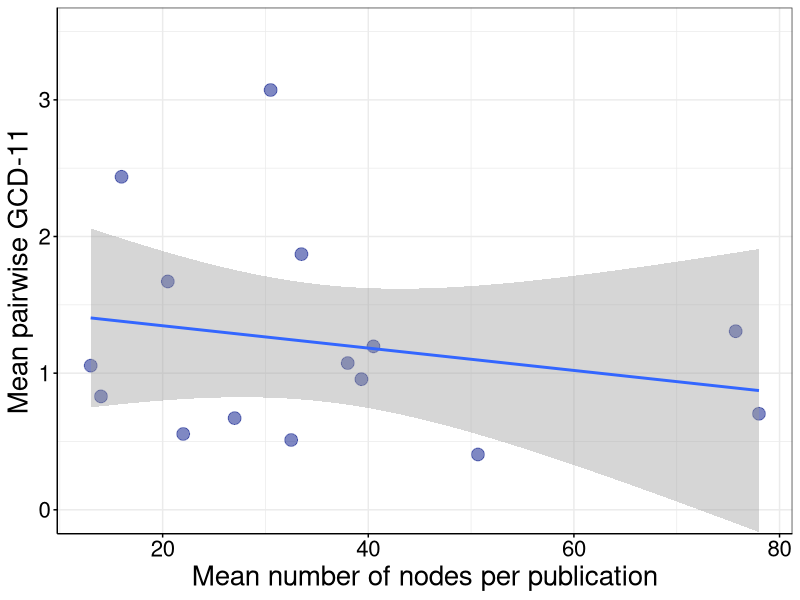
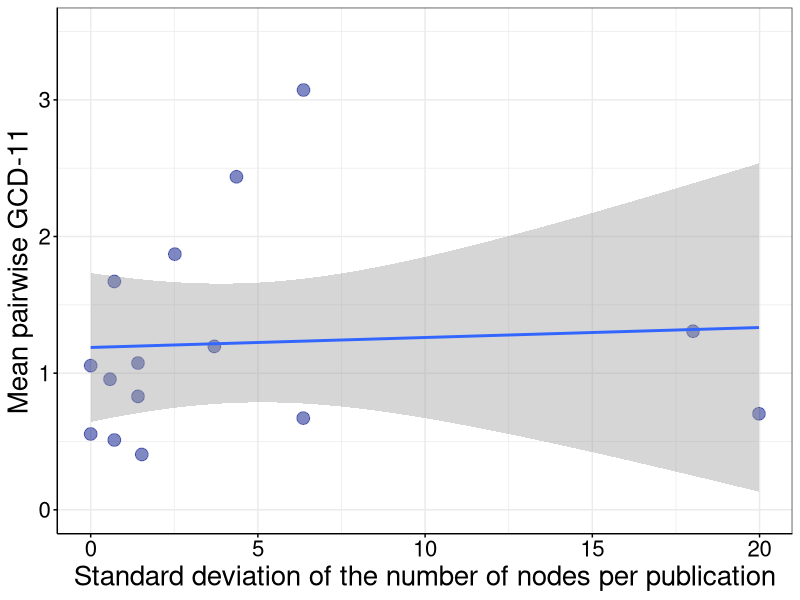
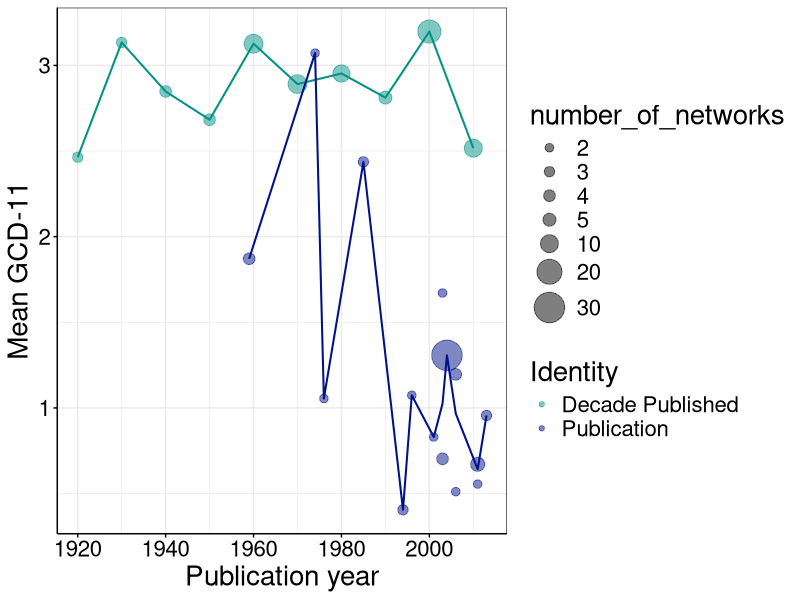

These figures' R source, in order: (Note: a time limit stopped this script after it produced the figures.)
########################################################
#
# For recreating the results of Brimacombe et al. (2023):
# On the nature of structure in open empirical food webs 
#
# This script takes both the pairwise GCD11 matrix 
# (gcd11.csv) between all networks and information about 
# each network (metaData.csv) and calculates the mean 
# pairwise GCD-11 between networks
#
########################################################

#clearning environment
rm(list = ls())

#loading necessary packages
library(ggplot2)
library(igraph)
library(dplyr)

#set working directory where gcd11.csv file is
setwd(".")

#reading in the pairwise DGCD-13 matrix
ecological <- as.matrix(read.csv("gcd11.csv",row.names = 1))

#the asscoiated metadata of all networks
metadata <- as.matrix(read.csv("metaData.csv"))
metadata <- as.data.frame(metadata)
metadata$author <- as.factor(metadata$author)
metadata$number_of_nodes <- as.numeric(metadata$number_of_nodes)
metadata$year_published <- as.numeric(metadata$year_published)
metadata$decade_published <- as.factor(metadata$decade_published)
metadata$Ecopath <- as.factor(metadata$Ecopath)


########################################################
##
##
##
##  Used to evaluate the mean pairwise GCD-11 between 
##  networks from the same publication grouping as
##  shown in parts of Table 2, Table S2
##
##
##
########################################################

#storage for mean pairwise GCD-11 between networks from the same publication grouping
each_average_distance <- matrix(,nrow=(length(levels(metadata$author))),ncol=3)
colnames(each_average_distance) <- c("network_number","mean_distance","number_of_networks")

#the different publication groupings
for (i in 1:nrow(each_average_distance)) {
  
  each_average_distance[i,1] <- levels(metadata$author)[i]
  
}

#looping through the pairwise GCD-11 matrix to find 
#networks associated with specific publication groupings
for (i in 1:nrow(each_average_distance)) {
  
  #list of rows and columns to delete which are not of the 
  #publication grouping of interest right now
  rows_columns_delete <- c()
  
  for (j in 1:ncol(ecological)) {
    
    network_name <- row.names(ecological)[j]
    
    found = FALSE
    rowNumber = 1
    
    #looping to find what number the network is
    while (found != TRUE) {
      
      rowOfInterest <- as.data.frame(metadata[rowNumber,])
      
      #if the row name in the matrix is the network we are looking for
      if (as.character(rowOfInterest$name) == network_name) {
        
        #if the row is not a publication network we want, we will need 
        #to delete it (here, we just keep the location of this network
        #in the pairwise GCD-11 matrix)
        if (rowOfInterest$author != each_average_distance[i,1]) {
          
          rows_columns_delete <- c(rows_columns_delete,j)
          
        }
        
        found = TRUE
        
        #otherwise we have not found the network in the metadata list
      } else {
        
        rowNumber = rowNumber + 1
        
      }
      
    }
    
  }
  
  #deleting networks that are not the publication grouping of interest now
  #(pairwise GCD-11 matrix is symmetric so we can delete the same 
  #rows and columns)
  ecological_intermediate <- ecological[-rows_columns_delete,-rows_columns_delete]
  
  #mean pairwise GCD-11 between specific publication networks
  each_average_distance[i,2] <- round(mean(ecological_intermediate[lower.tri(ecological_intermediate)]),3)
  
  #number of networks that are of the specific publication grouping of interest
  each_average_distance[i,3] <- ncol(ecological_intermediate)
  
}

#mean pairwise GCD-11 (in Table S2)
each_average_distance <- as.data.frame(each_average_distance)
each_average_distance$mean_distance <- as.numeric(each_average_distance$mean_distance)
each_average_distance$number_of_networks <- as.numeric(each_average_distance$number_of_networks)
each_average_distance

#weighted mean pairwise GCD-11 of networks from the same publication (in Table 2)
webs_from_pubs_with_multiple_networks <- each_average_distance[!(each_average_distance$network_number=="One_network_per_publication"),]
round(weighted.mean(webs_from_pubs_with_multiple_networks$mean_distance,webs_from_pubs_with_multiple_networks$number_of_networks),3)

#mean pairwise GCD-11 of networks from publications that only produced a single network (in Table 2)
webs_from_pubs_with_single_network <- each_average_distance[each_average_distance$network_number=="One_network_per_publication",]
webs_from_pubs_with_single_network

########################################################
##
##
##
##  Used to evaluate the mean pairwise GCD-11 as a
##  function of the mean number of nodes per network
##  and standard deviation in the number of nodes per
##  network for publications that provided multiple
##  networks (in Figure S1)
##
##
##
########################################################

#storage for the mean number of nodes in networks from the same publication
#and the standard deviation in the number of nodes from the same publication
storage_for_mean_and_sd_network_size <- matrix(,nrow(each_average_distance),3)
colnames(storage_for_mean_and_sd_network_size) <- c("network_number","mean_number_of_nodes","sd_number_of_nodes")

#obtaining the mean number of nodes in networks from the same publication
#and the standard deviation in the number of nodes from the same publication
for (i in 1:nrow(each_average_distance)) {
  
  storage_for_mean_and_sd_network_size[i,1] <- levels(metadata$author)[i]
  intermediate <- metadata[metadata$author==levels(metadata$author)[i],]
  storage_for_mean_and_sd_network_size[i,2] <- round(mean(intermediate$number_of_nodes),3)
  storage_for_mean_and_sd_network_size[i,3] <- round(sd(intermediate$number_of_nodes),3)
  
}

#merging information about the mean pairwise GCD-11 between networks from the same publication
#and their respective mean number of nodes and standard devation in the number of nodes
for_regression <- merge(each_average_distance,storage_for_mean_and_sd_network_size,by="network_number")
for_regression <- for_regression[!(for_regression$network_number=="One_network_per_publication"),]
for_regression$mean_distance <- as.numeric(for_regression$mean_distance)
for_regression$mean_number_of_nodes <- as.numeric(for_regression$mean_number_of_nodes)
for_regression$sd_number_of_nodes <- as.numeric(for_regression$sd_number_of_nodes)
for_regression <- droplevels(for_regression)


summary(lm(for_regression$mean_distance~for_regression$mean_number_of_nodes))

ggplot(data=for_regression,aes(x=mean_number_of_nodes,y=mean_distance)) +
  geom_point(alpha = 0.5, color=c("#011288"), size=4) +
  coord_cartesian(ylim = c(0, 3.5)) +
  theme_bw() +
  xlab("Mean number of nodes per publication") +
  ylab("Mean pairwise GCD-11") +
  theme(axis.line = element_line(colour = "black"),
        axis.title.x = element_text(size=20, colour ="black"),
        axis.title.y = element_text(size=20, colour ="black"),
        text = element_text(size = 20,color="black"),
        axis.text.x = element_text(color="black"),
        axis.ticks = element_line(color = "black"),
        axis.text.y = element_text(color="black")) +
  geom_smooth(method='lm', formula= y~x)

summary(lm(for_regression$mean_distance~for_regression$sd_number_of_nodes))

ggplot(data=for_regression,aes(x=sd_number_of_nodes,y=mean_distance)) +
  geom_point(alpha = 0.5, color=c("#011288"), size=4) +
  coord_cartesian(ylim = c(0, 3.5)) +
  theme_bw() +
  xlab("Standard deviation of the number of nodes per publication") +
  ylab("Mean pairwise GCD-11") +
  theme(axis.line = element_line(colour = "black"),
        axis.title.x = element_text(size=20, colour ="black"),
        axis.title.y = element_text(size=20, colour ="black"),
        text = element_text(size = 20,color="black"),
        axis.text.x = element_text(color="black"),
        axis.ticks = element_line(color = "black"),
        axis.text.y = element_text(color="black")) +
  geom_smooth(method='lm', formula= y~x)

########################################################
##
##
##
##  Used to evaluate the mean pairwise GCD-11 between
##  networks from publications that produced multiple
##  networks, before 1990 and after 1990 (Figure 4 and
##  parts of Table 2)
##
##
##
########################################################

#only for networks that are sourced from publications that each produced only
#a single network 
metadata_one_network_per_publication <- metadata[complete.cases(metadata),] 

#storage for mean pairwise GCD-11 between networks sourced from publications
#that each provided only a single network, and binned by decade of publication
each_average_distance <- matrix(,nrow=(length(levels(metadata_one_network_per_publication$decade_published))),ncol=4)
colnames(each_average_distance) <- c("publication_year","mean_distance","number_of_networks","Identity")

for (i in 1:nrow(each_average_distance)) {
  
  each_average_distance[i,1] <- levels(metadata_one_network_per_publication$decade_published)[i]
  
}

#looping through the pairwise GCD-11 matrix for networks sourced from
#publications that each provided only a single network, and binned by 
#specific decade of publication
for (i in 1:nrow(each_average_distance)) {
  
  #list of rows and columns to delete which are not of the 
  #decade of interest
  rows_columns_delete <- c()
  
  for (j in 1:ncol(ecological)) {
    
    network_name <- row.names(ecological)[j]
    
    found = FALSE
    rowNumber = 1
    
    #looping to find what number the network is
    while (found != TRUE) {
      
      rowOfInterest <- as.data.frame(metadata_one_network_per_publication[rowNumber,])
      
      #if the row name in the matrix is the network we are looking for
      if (as.character(rowOfInterest$name) == network_name) {
        
        #if the row is not a decade we are interested in, we will need 
        #to delete it (here, we just keep the location of this network
        #in the pairwise GCD-11 matrix)
        if (rowOfInterest$decade_published != each_average_distance[i,1]) {
          
          rows_columns_delete <- c(rows_columns_delete,j)
          
        }
        
        found = TRUE
        
        #otherwise we have not found the network in the metadata list
      } else {
        
        rowNumber = rowNumber + 1
        
      }
      
      #if network not in metadata, we do not want it
      if (rowNumber > nrow(metadata_one_network_per_publication)) {
        
        rows_columns_delete <- c(rows_columns_delete,j)
        
        found = TRUE
        
      }
      
    }
    
  }
  
  #deleting networks that are not the decade of interest now
  #(pairwise GCD-11 matrix is symmetric so we can delete the same 
  #rows and columns)
  ecological_intermediate <- ecological[-rows_columns_delete,-rows_columns_delete]
  
  #mean pairwise GCD-11 between specific decade
  each_average_distance[i,2] <- round(mean(ecological_intermediate[lower.tri(ecological_intermediate)]),3)
  
  #number of networks of the specific decade
  each_average_distance[i,3] <- ncol(ecological_intermediate)
  
  #identifier
  each_average_distance[i,4] <- "Decade Published"
  
}

each_average_distance <- as.data.frame(each_average_distance)
each_average_distance$number_of_networks <- as.numeric(each_average_distance$number_of_networks)
each_average_distance$publication_year <- as.numeric(each_average_distance$publication_year)
each_average_distance$mean_distance <- as.numeric(each_average_distance$mean_distance)


##
##  Same as above but for the mean GCD-11 between networks from publications
##  that provided multiple networks
##

#storage for mean GCD-11 between networks from the same publication
each_average_distance_for_publication <- matrix(,nrow=(length(levels(metadata$author))),ncol=5)
colnames(each_average_distance_for_publication) <- c("publication_name","publication_year","mean_distance","number_of_networks","Identity")

#obtaining information about all publications that provided multiple networks
for (i in 1:nrow(each_average_distance_for_publication)) {
  
  each_average_distance_for_publication[i,1] <- levels(metadata$author)[i]
  each_average_distance_for_publication[i,2] <- metadata[which(metadata$author==levels(metadata$author)[i])[1],]$year_published
  each_average_distance_for_publication[i,5] <- "Publication"
  
}

each_average_distance_for_publication <- as.data.frame(each_average_distance_for_publication)
each_average_distance_for_publication <- each_average_distance_for_publication[!(each_average_distance_for_publication$publication_name=="One_network_per_publication"),]

#looping through the pairwise GCD-11 matrix to find networks 
#associated with specific publications that provided multiple
#networks
for (i in 1:nrow(each_average_distance_for_publication)) {
  
  #list of rows and columns to delete which are not of the 
  #publication grouping of interest right now
  rows_columns_delete <- c()
  
  for (j in 1:ncol(ecological)) {
    
    network_name <- row.names(ecological)[j]
    
    found = FALSE
    rowNumber = 1
    
    #looping to find what number the network is
    while (found != TRUE) {
      
      rowOfInterest <- as.data.frame(metadata[rowNumber,])
      
      #if the row name in the matrix is the network we are looking for
      if (as.character(rowOfInterest$name) == network_name) {
        
        #if the row is not network we want, we will need 
        #to delete it (here, we just keep the location of this network
        #in the pairwise GCD-11 matrix)
        if (rowOfInterest$author != each_average_distance_for_publication[i,1]) {
          
          rows_columns_delete <- c(rows_columns_delete,j)
          
        }
        
        found = TRUE
        
        #otherwise we have not found the network in the metadata list
      } else {
        
        rowNumber = rowNumber + 1
        
      }
      
    }
    
  }
  
  #deleting networks that are not the publication grouping of interest now
  #(pairwise GCD-11 matrix is symmetric so we can delete the same 
  #rows and columns)
  ecological_intermediate <- ecological[-rows_columns_delete,-rows_columns_delete]
  
  #mean pairwise GCD-11 between specific publication's networks
  each_average_distance_for_publication[i,3] <- round(mean(ecological_intermediate[lower.tri(ecological_intermediate)]),3)
  
  #number of networks that are of the specific publication grouping of interest
  each_average_distance_for_publication[i,4] <- ncol(ecological_intermediate)
  
}

each_average_distance_for_publication <- as.data.frame(each_average_distance_for_publication)
each_average_distance_for_publication$mean_distance <- as.numeric(each_average_distance_for_publication$mean_distance)
each_average_distance_for_publication$publication_year <- as.numeric(each_average_distance_for_publication$publication_year)
each_average_distance_for_publication$number_of_networks <- as.numeric(each_average_distance_for_publication$number_of_networks)

#data needed for plotting
data_for_plotting <- rbind(each_average_distance_for_publication[,2:5],each_average_distance)

#need to weight interpolation that is to be used in the ploot for 2003, 2006, 2011
new_for_interpolation <- matrix(,nrow=length(unique(each_average_distance_for_publication$publication_year)),ncol=2)
colnames(new_for_interpolation) <- c("year","weighted_average")

for (i in 1:length(unique(each_average_distance_for_publication$publication_year))) {
  
  new_for_interpolation[i,1] <- unique(each_average_distance_for_publication$publication_year)[i]
  
  #for year 2006
  if (unique(each_average_distance_for_publication$publication_year)[i] == 2006) {
    
    weighted_average_intermediate <- each_average_distance_for_publication[each_average_distance_for_publication$publication_year==2006,]
    new_for_interpolation[i,2] <- weighted.mean(weighted_average_intermediate$mean_distance,weighted_average_intermediate$number_of_networks)
    
  #for year 2003
  } else if (unique(each_average_distance_for_publication$publication_year)[i] == 2003) {
    
    weighted_average_intermediate <- each_average_distance_for_publication[each_average_distance_for_publication$publication_year==2003,]
    new_for_interpolation[i,2] <- weighted.mean(weighted_average_intermediate$mean_distance,weighted_average_intermediate$number_of_networks)
    
  #for year 2011
  } else if (unique(each_average_distance_for_publication$publication_year)[i] == 2011) {
    
    weighted_average_intermediate <- each_average_distance_for_publication[each_average_distance_for_publication$publication_year==2011,]
    new_for_interpolation[i,2] <- weighted.mean(weighted_average_intermediate$mean_distance,weighted_average_intermediate$number_of_networks)
  
  #otherwise no need to interpolate year
  } else {
    
    new_for_interpolation[i,2] <- each_average_distance_for_publication[each_average_distance_for_publication$publication_year==new_for_interpolation[i,1],]$mean_distance
    
  }
  
  
}

new_for_interpolation <- as.data.frame(new_for_interpolation)


#Figure 4 in the manuscript
ggplot(data=data_for_plotting,aes(x=publication_year,y=mean_distance,color=Identity,size=number_of_networks)) +
  geom_point(alpha = 0.5) +
  scale_color_manual(values=c("#029386", "#011288")) +
  scale_fill_manual(values=c("black", "black")) + 
  scale_size_continuous(range=c(0,10),limits=c(0,30),breaks=c(2,3,4,5,10,20,30)) +
  geom_line(data=each_average_distance,aes(x=publication_year,y=mean_distance),color="#029386",size=0.7) +
  geom_line(data=new_for_interpolation,aes(x=year,y=weighted_average),color="#011288",size=0.7) + 
  theme_bw() +
  xlab("Publication year") +
  ylab("Mean GCD-11") +
  theme(axis.line = element_line(colour = "black"),
        axis.title.x = element_text(size=20, colour ="black"),
        axis.title.y = element_text(size=20, colour ="black"),
        text = element_text(size = 20,color="black"),
        axis.text.x = element_text(color="black"),
        axis.ticks = element_line(color = "black"),
        axis.text.y = element_text(color="black"))

#weighted mean of mean pairwise GCD-11 from publications before 1990 (parts of Table 2)
each_average_distance_for_publication_before_1990 <- each_average_distance_for_publication[each_average_distance_for_publication$publication_year<1990,]
round(weighted.mean(each_average_distance_for_publication_before_1990$mean_distance,each_average_distance_for_publication_before_1990$number_of_networks),3)

#weighted mean of mean pairwise GCD-11 from publications after 1990 (parts of Table 2)
each_average_distance_for_publication_after_1990 <- each_average_distance_for_publication[each_average_distance_for_publication$publication_year>1990,]
round(weighted.mean(each_average_distance_for_publication_after_1990$mean_distance,each_average_distance_for_publication_after_1990$number_of_networks),3)

########################################################
##
##
##
##  Used to evaluate the mean pairwise GCD-11 between
##  networks from the same ecological system (Parts
##  of Table 1)
##
##
########################################################

#storage for mean pairwise GCD-11 between networks from the same ecosystem
each_average_distance <- matrix(,nrow=(length(levels(as.factor(metadata$Primary_type)))),ncol=3)
colnames(each_average_distance) <- c("Ecosystem_type","mean_distance","number_of_networks")

for (i in 1:nrow(each_average_distance)) {
  
  each_average_distance[i,1] <- levels(as.factor(metadata$Primary_type))[i]
  
}

#looping through the pairwise GCD-11 matrix to find networks associated 
#with specific ecosystems
for (i in 1:nrow(each_average_distance)) {
  
  #list of rows and columns to delete which are not of the 
  #ecosystem grouping of interest right now
  rows_columns_delete <- c()
  
  for (j in 1:ncol(ecological)) {
    
    network_name <- row.names(ecological)[j]
    
    found = FALSE
    rowNumber = 1
    
    #looping to find what number the network is
    while (found != TRUE) {
      
      rowOfInterest <- as.data.frame(metadata[rowNumber,])
      
      #if the row name in the matrix is the network we are looking for
      if (as.character(rowOfInterest$name) == network_name) {
        
        #if the row is not an ecosystem network we want, we will need 
        #to delete it (here, we just keep the location of this network
        #in the pairwise GCD-11 matrix)
        if (rowOfInterest$Primary_type != each_average_distance[i,1]) {
          
          rows_columns_delete <- c(rows_columns_delete,j)
          
        }
        
        found = TRUE
        #otherwise we have not found the network in the metadata list
        
      } else {
        
        rowNumber = rowNumber + 1
        
      }
      
      #if network not in metadata, we do not want it
      if (rowNumber > nrow(metadata)) {
        
        rows_columns_delete <- c(rows_columns_delete,j)
        
        found = TRUE
        
      }
      
    }
    
  }
  
  #deleting networks that are not the ecosystem grouping of interest now
  #(pairwise GCD-11 matrix is symmetric so we can delete the same 
  #rows and columns)
  ecological_intermediate <- ecological[-rows_columns_delete,-rows_columns_delete]
  
  #mean pairwise GCD-11 between specific ecosystem networks
  each_average_distance[i,2] <- round(mean(ecological_intermediate[lower.tri(ecological_intermediate)]),3)
  
  #number of networks that are of the specific ecosystem grouping of interest
  each_average_distance[i,3] <- ncol(ecological_intermediate)
  
}

each_average_distance <- as.data.frame(each_average_distance)
each_average_distance$mean_distance <- as.numeric(each_average_distance$mean_distance)
each_average_distance$number_of_networks <- as.numeric(each_average_distance$number_of_networks)

#parts of Table 1
each_average_distance


########################################################
##
##
##
##  Used to evaluate the mean pairwise GCD-11 between
##  networks from different ecological systems (Parts 
##  of Table 1)
##
##
########################################################

##
##  Mean pairwise GCD-11 between "Aquatic" and 
##  "Aquatic and terrestrial" networks
##

#list of rows and columns to delete which are not of the 
#type we are looking for (i.e., "Terrestrial")
rows_columns_delete <- c()

#columns to delete which are networks we are type we are 
#trying to compare too (i.e., "Aquatic")
columns_delete <- c()

#rows to delete which are networks we are type we are 
#trying to compare too (i.e., "Aquatic and terrestrial")
rows_delete <- c()

for (j in 1:ncol(ecological)) {
  
  network_name <- row.names(ecological)[j]
  
  found = FALSE
  rowNumber = 1
  
  #looping to find what number the network is
  while (found != TRUE) {
    
    rowOfInterest <- as.data.frame(metadata[rowNumber,])
    
    #if the row name in the matrix is the network we are looking for
    if (as.character(rowOfInterest$name) == network_name) {
      
      #if the row is a terrestrial network, we will need 
      #to delete it
      if (rowOfInterest$Primary_type == "Terrestrial") {
        
        rows_columns_delete <- c(rows_columns_delete,j)
        
      } else if (rowOfInterest$Primary_type == "Aquatic") {
        
        columns_delete <- c(columns_delete,j)
        
      } else if (rowOfInterest$Primary_type == "Aquatic and terrestrial") {
        
        rows_delete <- c(rows_delete,j)
        
      }
      
      found = TRUE
      
      #otherwise we have not found the network in the metadata list
    } else {
      
      rowNumber = rowNumber + 1
      
    }
    
    #if network not in metadata, we do not want it
    if (rowNumber > nrow(metadata)) {
      
      rows_columns_delete <- c(rows_columns_delete,j)
      
      found = TRUE
      
    }
    
  }
  
}

#deleting networks that are not of interest
ecological_intermediate <- ecological[-c(rows_columns_delete,rows_delete),-c(rows_columns_delete,columns_delete)]

#mean pairwise GCD-11 between "aquatic" and "aquatic and terrestrial" (parts of Table 1)
round(mean(ecological_intermediate),3)


##
##  Mean pairwise GCD-11 between "Aquatic" and 
##  "Terrestrial" networks
##

#list of rows and columns to delete which are not of the 
#type we are looking for (i.e., "Aquatic and terrestrial")
rows_columns_delete <- c()

#columns to delete which are networks we are type we are 
#trying to compare too (i.e., "Aquatic")
columns_delete <- c()

#rows to delete which are networks we are type we are 
#trying to compare too (i.e., "Terrestrial")
rows_delete <- c()

for (j in 1:ncol(ecological)) {
  
  network_name <- row.names(ecological)[j]
  
  found = FALSE
  rowNumber = 1
  
  #looping to find what number the network is
  while (found != TRUE) {
    
    rowOfInterest <- as.data.frame(metadata[rowNumber,])
    
    #if the row name in the matrix is the network we are looking for
    if (as.character(rowOfInterest$name) == network_name) {
      
      #if the row is a terrestrial network, we will need 
      #to delete it
      if (rowOfInterest$Primary_type == "Aquatic and terrestrial") {
        
        rows_columns_delete <- c(rows_columns_delete,j)
        
      } else if (rowOfInterest$Primary_type == "Aquatic") {
        
        columns_delete <- c(columns_delete,j)
        
      } else if (rowOfInterest$Primary_type == "Terrestrial") {
        
        rows_delete <- c(rows_delete,j)
        
      }
      
      found = TRUE
      
      #otherwise we have not found the network in the metadata list
    } else {
      
      rowNumber = rowNumber + 1
      
    }
    
    #if network not in metadata, we do not want it
    if (rowNumber > nrow(metadata)) {
      
      rows_columns_delete <- c(rows_columns_delete,j)
      
      found = TRUE
      
    }
    
  }
  
}

#deleting networks that are not of interest
ecological_intermediate <- ecological[-c(rows_columns_delete,rows_delete),-c(rows_columns_delete,columns_delete)]

#mean pairwise GCD-11 between "aquatic" and "aquatic and terrestrial" (parts of Table 1)
round(mean(ecological_intermediate),3)

##
##  Mean pairwise GCD-11 between "Aquatic and terrestrial" 
##  and "Terrestrial" networks
##

#list of rows and columns to delete which are not of the 
#type we are looking for (i.e., "Aquatic")
rows_columns_delete <- c()

#columns to delete which are networks we are type we are 
#trying to compare too (i.e., "Aquatic and terrestrial")
columns_delete <- c()

#rows to delete which are networks we are type we are 
#trying to compare too (i.e., "Terrestrial")
rows_delete <- c()

for (j in 1:ncol(ecological)) {
  
  network_name <- row.names(ecological)[j]
  
  found = FALSE
  rowNumber = 1
  
  #looping to find what number the network is
  while (found != TRUE) {
    
    rowOfInterest <- as.data.frame(metadata[rowNumber,])
    
    #if the row name in the matrix is the network we are looking for
    if (as.character(rowOfInterest$name) == network_name) {
      
      #if the row is a terrestrial network, we will need 
      #to delete it
      if (rowOfInterest$Primary_type == "Aquatic") {
        
        rows_columns_delete <- c(rows_columns_delete,j)
        
      } else if (rowOfInterest$Primary_type == "Aquatic and terrestrial") {
        
        columns_delete <- c(columns_delete,j)
        
      } else if (rowOfInterest$Primary_type == "Terrestrial") {
        
        rows_delete <- c(rows_delete,j)
        
      }
      
      found = TRUE
      
      #otherwise we have not found the network in the metadata list
    } else {
      
      rowNumber = rowNumber + 1
      
    }
    
    #if network not in metadata, we do not want it
    if (rowNumber > nrow(metadata)) {
      
      rows_columns_delete <- c(rows_columns_delete,j)
      
      found = TRUE
      
    }
    
  }
  
}

#deleting networks that are not of interest
ecological_intermediate <- ecological[-c(rows_columns_delete,rows_delete),-c(rows_columns_delete,columns_delete)]

#mean pairwise distance between "aquatic" and "aquatic and terrestrial" (parts of Table 1)
round(mean(ecological_intermediate),3)

########################################################
##
##
##
##  Used to evaluate the mean pairwise GCD-11 between
##  networks that are aquatic and created using 
##  Ecopath (Appendix S1.2)
##
##
##
########################################################

##
##  Obtaining all 72 combinations of Ecopath networks
##  (i.e., removing for publication effect)
##

#Angelini_et_al_2006 Ecopath netweorks
Angelini_et_al_2006_storage <- matrix(,nrow=0,ncol(metadata))
colnames(Angelini_et_al_2006_storage) <- c(colnames(metadata))
Angelini_et_al_2006 <-  metadata[metadata$author=="Angelini_et_al_2006",]

for (i in 1:36) {
  
  Angelini_et_al_2006_storage <- rbind(Angelini_et_al_2006_storage,Angelini_et_al_2006)
  
}

#Stewart_&_Sprules_2011 Ecopath networks
Stewart_and_Sprules_storage <- matrix(,nrow=0,ncol(metadata))
colnames(Stewart_and_Sprules_storage) <- c(colnames(metadata))
Stewart_and_Sprules_2011 <-  metadata[metadata$author=="Stewart_and_Sprules_2011",]

for (i in 1:72) {
  
  if (i%%4==1 | i%%4==2) {
    
    Stewart_and_Sprules_storage <- rbind(Stewart_and_Sprules_storage,Stewart_and_Sprules_2011[1,])
    
  } else {
    
    Stewart_and_Sprules_storage <- rbind(Stewart_and_Sprules_storage,Stewart_and_Sprules_2011[2,])
    
  }
  
  
  
}

#Angelini_et_al_2013 Ecopath networks
Angelini_et_al_2013_storage <- matrix(,nrow=0,ncol(metadata))
colnames(Angelini_et_al_2013_storage) <- c(colnames(metadata))
Angelini_et_al_2013 <-  metadata[metadata$author=="Angelini_et_al_2013",]

for (i in 1:72) {
  
  if (i%%12==1 | i%%12==2 | i%%12==3 | i%%12==4) {
    
    Angelini_et_al_2013_storage <- rbind(Angelini_et_al_2013_storage,Angelini_et_al_2013[1,])
    
  } else if (i%%12==5 | i%%12==6 | i%%12==7 | i%%12==8) {
    
    Angelini_et_al_2013_storage <- rbind(Angelini_et_al_2013_storage,Angelini_et_al_2013[2,])
    
  } else {
    
    Angelini_et_al_2013_storage <- rbind(Angelini_et_al_2013_storage,Angelini_et_al_2013[3,])
    
  }
  
  
}

#Baeta_et_al_2011 Ecopath networks
Baeta_et_al_2011_storage <- matrix(0,nrow=0,ncol(metadata))
colnames(Baeta_et_al_2011_storage) <- c(colnames(metadata))
Baeta_et_al_2011 <-  metadata[metadata$author=="Baeta_et_al_2011",]

for (i in 1:72) {
  
  if (i%%72==1 | i%%72==2 | i%%72==3 | i%%72==4 | i%%72==5 | i%%72==6 | i%%72==7 | i%%72==8 | i%%72==9 | i%%72==10 | 
      i%%72==11 | i%%72==12) {
    
    Baeta_et_al_2011_storage <- rbind(Baeta_et_al_2011_storage,Baeta_et_al_2011[1,])
    
  } else if (i%%72==13 | i%%72==14 | i%%72==15 | i%%72==16 | i%%72==17 | i%%72==18 | i%%72==19 | i%%72==20 | i%%72==21 | i%%72==22 | 
             i%%72==23 | i%%72==24) {
    
    Baeta_et_al_2011_storage <- rbind(Baeta_et_al_2011_storage,Baeta_et_al_2011[2,])
    
  } else if (i%%72==25 | i%%72==26 | i%%72==27 | i%%72==28 | i%%72==29 | i%%72==30 | i%%72==31 | i%%72==32 | i%%72==33 | i%%72==34 | 
             i%%72==35 | i%%72==36) {
    
    Baeta_et_al_2011_storage <- rbind(Baeta_et_al_2011_storage,Baeta_et_al_2011[3,])
    
  } else if (i%%72==37 | i%%72==38 | i%%72==39 | i%%72==40 | i%%72==41 | i%%72==42 | i%%72==43 | i%%72==44 | i%%72==45 | i%%72==46 | 
                 i%%72==47 | i%%72==48) {
    
    Baeta_et_al_2011_storage <- rbind(Baeta_et_al_2011_storage,Baeta_et_al_2011[4,])
    
  } else if (i%%72==49 | i%%72==50 | i%%72==51 | i%%72==52 | i%%72==53 | i%%72==54 | i%%72==55 | i%%72==56 | i%%72==57 | i%%72==58 | 
             i%%72==59 | i%%72==60) {
    
    Baeta_et_al_2011_storage <- rbind(Baeta_et_al_2011_storage,Baeta_et_al_2011[5,])
    
  } else {
    
    Baeta_et_al_2011_storage <- rbind(Baeta_et_al_2011_storage,Baeta_et_al_2011[6,])
    
  }
  
  
  
}


#networks that are Ecopath models but from publications that produced only a single network
single_food_webs_ecopath <- metadata[metadata$author=="One_network_per_publication",]
single_food_webs_ecopath <- single_food_webs_ecopath[single_food_webs_ecopath$Ecopath=="Ecopath_model",]

#storage for all 72 possible combinations of mean pairwise GCD-11 between 
#networks that are Ecopath
average_distance_per_realization <- matrix(,nrow=72,ncol=3)
colnames(average_distance_per_realization) <- c("realization","mean_distance","number_of_networks")

#row counter for average_distance_per_realization
row_counter_for_average_distance_per_realization <- 1

for (i in 1:72){
  
  #obtaining each publications sampled network for a specific realization, and all networks
  #sourced from publications that each provided only a single network
  realization <- as.data.frame(rbind(single_food_webs_ecopath,Angelini_et_al_2006_storage[i,],Angelini_et_al_2013_storage[i,],
                                     Baeta_et_al_2011_storage[i,],Stewart_and_Sprules_storage[i,]))
    
  #list of rows and columns to delete which are not of the 
  #of interest right now
  rows_columns_delete <- c()
    
  #looping through the GCD-11 matrix
  for (j in 1:ncol(ecological)) {
      
    #the name of the row we are looking through
    network_name <- row.names(ecological)[j]
      
    found = FALSE
    rowNumber = 1
      
    #looping to find what number the network is
    while (found != TRUE) {
      
      #if we exceed the number of rows in the realization, this network should be removed
      if (rowNumber>nrow(realization)) {
        
        rows_columns_delete <- c(rows_columns_delete,j)
        
        found = TRUE
        
      }
      
      #if we have not exceed the number of rows in the realization
      if (rowNumber<=nrow(realization)) {
        
        rowOfInterest <- as.data.frame(realization[rowNumber,])
        
        #if the row name in the matrix is the network we are looking for
        #we want to keep this network
        if (as.character(rowOfInterest$name) == network_name) {
          
          found = TRUE
          
        #otherwise we have not found the network in the metadata list
        } else {
          
          rowNumber = rowNumber + 1
          
        }
        
      }

        
    }
      
  }
    
  #deleting networks that are not the grouping of interest now
  #(pairwise GCD-11 matrix is symmetric so we can delete the same 
  #rows and columns)
  ecological_intermediate <- ecological[-rows_columns_delete,-rows_columns_delete]
    
  #realization number
  average_distance_per_realization[row_counter_for_average_distance_per_realization,1] <- i
    
  #mean pairwise GCD-11 between networks that are Ecopath
  average_distance_per_realization[row_counter_for_average_distance_per_realization,2] <- round(mean(ecological_intermediate[lower.tri(ecological_intermediate)]),3)
    
  #number of networks that are Ecopath
  average_distance_per_realization[row_counter_for_average_distance_per_realization,3] <- ncol(ecological_intermediate)
    
  row_counter_for_average_distance_per_realization = row_counter_for_average_distance_per_realization + 1
  
}

#value for mean pairwise GCD-11 between Ecopath networks
#with publication effect removed (S1 Appendix Section  S1.2)
round(mean(average_distance_per_realization[,2]),3)

########################################################
##
##
##
##  Used to evaluate the mean pairwise GCD-11 between
##  networks that are aquatic and ad not created using 
##  Ecopath (Appendix S1.2)
##
##
##
########################################################

##
##  Randomly obtaining one network per publication grouping
##

#number of times you want to randomly sample/number of realizations
sample_times <- 200

#Closs_and_Lake_1994 non-Ecopath aquatic networks
Closs_and_Lake_1994_random_samples <- matrix(0,sample_times,ncol(metadata))
colnames(Closs_and_Lake_1994_random_samples) <- c(colnames(metadata))
Closs_and_Lake_1994 <-  metadata[metadata$author=="Closs_and_Lake_1994",]

for (i in 1:sample_times) {
  
  Closs_and_Lake_1994_random_samples[i,] <- as.matrix(sample_n(Closs_and_Lake_1994, 1))
  
}

#Thompson_and_Townsend_2003 non-Ecopath aquatic networks
Thompson_and_Townsend_2003_random_samples <- matrix(0,sample_times,ncol(metadata))
colnames(Thompson_and_Townsend_2003_random_samples) <- c(colnames(metadata))
Thompson_and_Townsend_2003 <-  metadata[metadata$author=="Thompson_and_Townsend_2003",]

for (i in 1:sample_times) {
  
  Thompson_and_Townsend_2003_random_samples[i,] <- as.matrix(sample_n(Thompson_and_Townsend_2003, 1))
  
}

#Alcorlo_et_al_2001 non-Ecopath aquatic networks
Alcorlo_et_al_2001_random_samples <- matrix(0,sample_times,ncol(metadata))
colnames(Alcorlo_et_al_2001_random_samples) <- c(colnames(metadata))
Alcorlo_et_al_2001 <-  metadata[metadata$author=="Alcorlo_et_al_2001",]

for (i in 1:sample_times) {
  
  Alcorlo_et_al_2001_random_samples[i,] <- as.matrix(sample_n(Alcorlo_et_al_2001, 1))
  
}

#Menge_and_Sutherland_1976 non-Ecopath aquatic networks
Menge_and_Sutherland_1976_random_samples <- matrix(0,sample_times,ncol(metadata))
colnames(Menge_and_Sutherland_1976_random_samples) <- c(colnames(metadata))
Menge_and_Sutherland_1976 <-  metadata[metadata$author=="Menge_and_Sutherland_1976",]

for (i in 1:sample_times) {
  
  Menge_and_Sutherland_1976_random_samples[i,] <- as.matrix(sample_n(Menge_and_Sutherland_1976, 1))
  
}

#Tavares_Cromar_and_Williams_1996 non-Ecopath aquatic networks
Tavares_Cromar_and_Williams_1996_random_samples <- matrix(0,sample_times,ncol(metadata))
colnames(Tavares_Cromar_and_Williams_1996_random_samples) <- c(colnames(metadata))
Tavares_Cromar_and_Williams_1996 <-  metadata[metadata$author=="Tavares-Cromar_and_Williams_1996",]

for (i in 1:sample_times) {
  
  Tavares_Cromar_and_Williams_1996_random_samples[i,] <- as.matrix(sample_n(Tavares_Cromar_and_Williams_1996, 1))
  
}

#Parker_and_Huryn_2006 non-Ecopath aquatic networks
Parker_and_Huryn_2006_random_samples <- matrix(0,sample_times,ncol(metadata))
colnames(Parker_and_Huryn_2006_random_samples) <- c(colnames(metadata))
Parker_and_Huryn_2006 <-  metadata[metadata$author=="Parker_and_Huryn_2006",]

for (i in 1:sample_times) {
  
  Parker_and_Huryn_2006_random_samples[i,] <- as.matrix(sample_n(Parker_and_Huryn_2006, 1))
  
}

#Thompson_and_Townsend_2004 non-Ecopath aquatic networks
Thompson_and_Townsend_2004_random_samples <- matrix(0,sample_times,ncol(metadata))
colnames(Thompson_and_Townsend_2004_random_samples) <- c(colnames(metadata))
Thompson_and_Townsend_2004 <-  metadata[metadata$author=="Thompson_and_Townsend_2004",]

for (i in 1:sample_times) {
  
  Thompson_and_Townsend_2004_random_samples[i,] <- as.matrix(sample_n(Thompson_and_Townsend_2004, 1))
  
}

#Cohen_et_al_2003 non-Ecopath aquatic networks
Cohen_et_al_2003_random_samples <- matrix(0,sample_times,ncol(metadata))
colnames(Cohen_et_al_2003_random_samples) <- c(colnames(metadata))
Cohen_et_al_2003 <-  metadata[metadata$author=="Cohen_et_al_2003",]

for (i in 1:sample_times) {
  
  Cohen_et_al_2003_random_samples[i,] <- as.matrix(sample_n(Cohen_et_al_2003, 1))
  
}

#Fryer_1959 non-Ecopath aquatic networks
Fryer_1959_random_samples <- matrix(0,sample_times,ncol(metadata))
colnames(Fryer_1959_random_samples) <- c(colnames(metadata))
Fryer_1959 <-  metadata[metadata$author=="Fryer_1959",]

for (i in 1:sample_times) {
  
  Fryer_1959_random_samples[i,] <- as.matrix(sample_n(Fryer_1959, 1))
  
}


#for aquatic non-Ecopath networks sourced from publications 
#that provided only a single network each
single_aquatic_not_ecopath_food_webs <- metadata[metadata$author=="One_network_per_publication",]
single_aquatic_not_ecopath_food_webs <- single_aquatic_not_ecopath_food_webs[single_aquatic_not_ecopath_food_webs$Primary_type=="Aquatic",]
single_aquatic_not_ecopath_food_webs <- single_aquatic_not_ecopath_food_webs[single_aquatic_not_ecopath_food_webs$Ecopath=="Not_Ecopath_model",]

#storage for mean pairwise GCD-11 between networks that are aquatic non-Ecopath 
#from particular realization
average_distance_per_realization <- matrix(,nrow=sample_times,ncol=3)
colnames(average_distance_per_realization) <- c("realization","mean_distance","number_of_networks")

#row counter for average_distance_per_realization
row_counter_for_average_distance_per_realization <- 1

for (i in 1:sample_times){
  
  #obtaining each networks from publications that were randomly sampled for a specific realization
  realization <- as.data.frame(rbind(single_aquatic_not_ecopath_food_webs,Closs_and_Lake_1994_random_samples[i,], Thompson_and_Townsend_2003_random_samples[i,],
                                    Alcorlo_et_al_2001_random_samples[i,], Menge_and_Sutherland_1976_random_samples[i,], Tavares_Cromar_and_Williams_1996_random_samples[i,],
                                    Parker_and_Huryn_2006_random_samples[i,], Thompson_and_Townsend_2004_random_samples[i,],Cohen_et_al_2003_random_samples[i,],
                                    Fryer_1959_random_samples[i,]))
  
  #list of rows and columns to delete which are not
  #of interest right now
  rows_columns_delete <- c()
  
  #looping through the GCD-11 matrix
  for (j in 1:ncol(ecological)) {
    
    #the name of the row we are looking through
    network_name <- row.names(ecological)[j]
    
    found = FALSE
    rowNumber = 1
    
    #looping to find what number the network is
    while (found != TRUE) {
      
      #if we exceed the number of rows in the realization, this network should be removed
      if (rowNumber>nrow(realization)) {
        
        rows_columns_delete <- c(rows_columns_delete,j)
        
        found = TRUE
        
      }
      
      #if we have not exceed the number of rows in the realization
      if (rowNumber<=nrow(realization)) {
        
        rowOfInterest <- as.data.frame(realization[rowNumber,])
        
        #if the row name in the matrix is the network we are looking for
        #we want to keep this network
        if (as.character(rowOfInterest$name) == network_name) {
          
          found = TRUE
          
          #otherwise we have not found the network in the metadata list
        } else {
          
          rowNumber = rowNumber + 1
          
        }
        
      }
      
      
    }
    
  }
  
  #deleting networks that are not the grouping of interest now
  #(pairwise GCD-11 matrix is symmetric so we can delete the same 
  #rows and columns)
  ecological_intermediate <- ecological[-rows_columns_delete,-rows_columns_delete]
  
  #realization number
  average_distance_per_realization[row_counter_for_average_distance_per_realization,1] <- i
  
  #mean pairwise GCD-11 between networks each from a different publication
  average_distance_per_realization[row_counter_for_average_distance_per_realization,2] <- round(mean(ecological_intermediate[lower.tri(ecological_intermediate)]),3)
  
  #number of networks that are of the realization
  average_distance_per_realization[row_counter_for_average_distance_per_realization,3] <- ncol(ecological_intermediate)
  
  row_counter_for_average_distance_per_realization = row_counter_for_average_distance_per_realization + 1
  
}

#value for mean pairwise GCD-11 between aquatic non-Ecopath networks
#with publication effect removed (S1 Appendix Section  S1.2)
round(mean(average_distance_per_realization[,2]),3)
